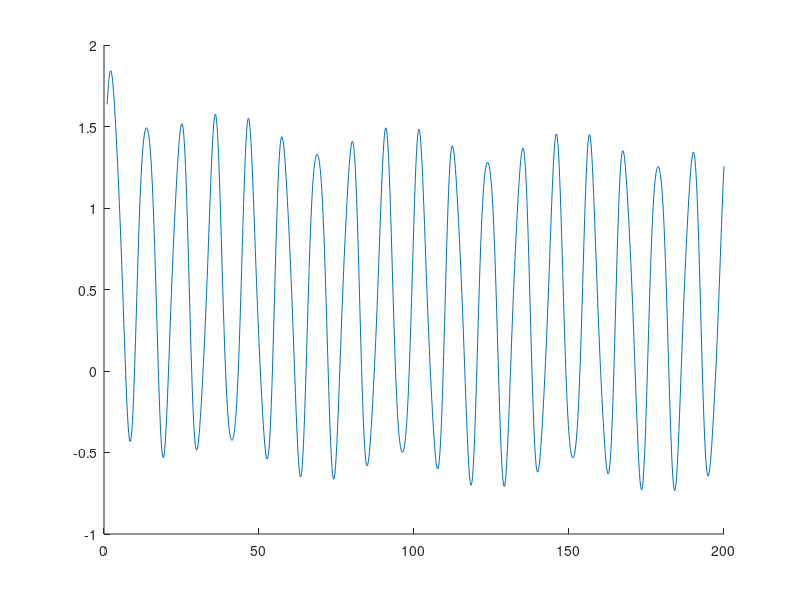

The MATLAB script that drew this image: (Note: this script raises an error after producing the figure.)
clear all; close all; clc;
% Here we will try to develop a method to accurately and quickly detect and
% find a limit cycle in a given vector, assuming it is real. We want to obtain 
% the last full revolution of the cycle.

%% Setup: making the corrupted signal
% The spine of this function is going to be a harmonic wave mad up of three
% distict oscillating frequencies, plus a bias that disappears over time.
% This emulates the behaviour of a real cycle pretty well.

n = 1000;
t = linspace(1,200,n);

inverse = 1./(t.^(0.2));
oscillation1 = sin(2*pi*t/11);
oscillation2 = 0.1*sin(2*pi*t/5);
oscillation3 = 0.01*sin(2*pi*t/111);

func = inverse + oscillation1 + oscillation2;
fdetr = detrend(func, 1);

cla
hold on;
plot(t, func)
yline(mean(func))
plot(t, fdetr)
yline(mean(fdetr))
hold off;

%% Take the last full revolution of the function:
% Start from the last time that the function went through the mean:
t_fmean = find(diff(sign(fdetr))); % last change = t_fmean(end)
dfdetr = diff(fdetr);

tend = t_fmean(end);
tstart = nan;
for i = 1:2
    if sign(dfdetr(t_fmean(end))) == sign(dfdetr(t_fmean(end-i)))
        tstart = t_fmean(end-i)
    end  
end

% Test:
ts = findlimitcycle(func)
hold on;
plot(t, func)
plot(t(ts(1):ts(2)), func(ts(1):ts(2)))
hold off

%% To the frequency domain:
Fs = 1000;            % Sampling frequency                    
T = 1/Fs;             % Sampling period       
L = 1500;             % Length of signal
t = (0:n-1)*T;      
Y = fft(func);

P2 = abs(Y/n);
P1 = P2(1:n/2+1);
P1(2:end-1) = 2*P1(2:end-1);
f = Fs*(0:(n/2))/n;

plot(f,P1) 
title('Single-Sided Amplitude Spectrum of X(t)')
xlabel('f (Hz)')
ylabel('|P1(f)|')

%% Get the highest waves out:
clc
[peakvals, indices] = findpeaks(P1,f, 'NPeaks', 5)
%[peakvals, indices] = maxk(P1,5)
1./f(indices)


function ts = findlimitcycle(vector)
    vector = detrend(vector, 1);
    ts = [nan, nan]
    t_fmean = find(diff(sign(vector))); 
    dvector = diff(vector);

    tstart = nan;
    for i = 1:2
        if sign(dvector(t_fmean(end))) == sign(dvector(t_fmean(end-i)))
            tstart = t_fmean(end-i);
        end  
    end
    ts = [tstart, t_fmean(end)];
end